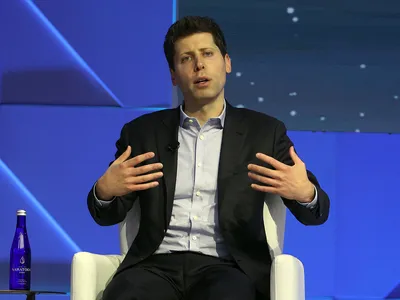
#> input picture 2nd Year/2nd Semester/AI/Lab1/images/Altman.webp, 400 x 300 px, found by its file name; its folder holds only this picture in this run
$ jupyter execute --allow-errors prob4.ipynb
#> lines starting #> are read from the running program, lines starting #| are printed output that depends on the picture
<h1>Problema 4</h1>
Sa se normalizeze informatiile de la problema 1 si 2 folosind diferite metode de normalizare astfel:

problema 1 - durata anilor de studii universitare, vechimea in programare <br>
problema 2 - valorile pixelilor din imagini <br>
problema 3 - numarul de aparitii a cuvintelor la nivelul unei propozitii. <br>

[cell 1]
import numpy as np
import matplotlib.pyplot as plt
import pandas as pd
import nltk as nltk
import PIL as pil


#> (the rest of this cell did not finish here and is left out)

[cell 2]
experienta_map = {
    '< 1 years': 0.5,
    '1-3 years': 2,
    '3-5 years': 4,
    '5-10 years': 7.5,
    '10-20 years': 15,
    '20+ years': 25
}

#> (the rest of this cell did not finish here and is left out)

[cell 3]
from PIL import Image
import numpy as np
import os
import matplotlib.pyplot as plt

def normalize_image(image_array):
    min_val = np.min(image_array)
    max_val = np.max(image_array)
    normalized_array = (image_array - min_val) / (max_val - min_val)
    return normalized_array

images_folder = 'C:/Users/munte/PycharmProjects/AI/images'

image_files = os.listdir(images_folder)

for image_file in image_files:
    image_path = os.path.join(images_folder, image_file)
    image = Image.open(image_path)
#> image is the input picture: PIL image 400x300 RGB; mean R, G, B 64.3, 74.7, 125.3

    image_array = np.array(image)

    normalized_image_array = normalize_image(image_array)
#> in normalize_image, `min_val = np.min(image_array)`: min_val = 0
#> in normalize_image, `max_val = np.max(image_array)`: max_val = 255

    fig, (ax1, ax2) = plt.subplots(1, 2, figsize=(15, 5))

    ax1.hist(image_array.flatten(), bins=20, edgecolor='black')
    ax1.set_title('Original Image Pixel Values')
    ax1.set_xlabel('Pixel Value')
    ax1.set_ylabel('Frequency')

    ax2.hist(normalized_image_array.flatten(), bins=20, edgecolor='black')
    ax2.set_title('Normalized Image Pixel Values')
    ax2.set_xlabel('Pixel Value')
    ax2.set_ylabel('Frequency')

    plt.show()
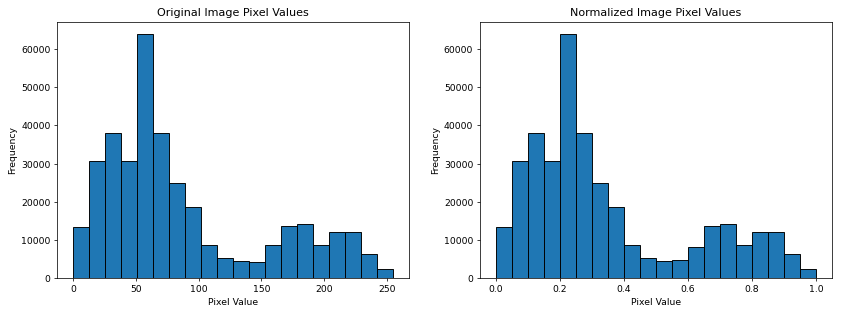
#> figure drawn by matplotlib, 2 panels; panel 1: tallest bar 63974 high, from x = 51 to 63.75; panel 2: tallest bar 63974 high, from x = 0.2 to 0.25


$ run again, on 2nd Year/2nd Semester/AI/Lab1/images/Leskovec.jpg
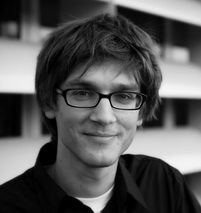
#> input picture 2nd Year/2nd Semester/AI/Lab1/images/Leskovec.jpg, 201 x 213 px, found by its file name
#> image is the input picture: PIL image 201x213 RGB; min 0, max 246, mean 87.2
#> min_val = 0
#> max_val = 246
#> `plt.show()`:
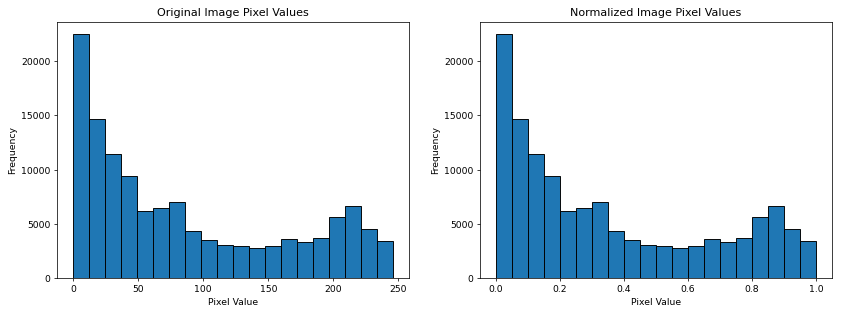
#> figure drawn by matplotlib, 2 panels; panel 1: tallest bar 22503 high, from x = -8.88e-16 to 12.3; panel 2: tallest bar 22503 high, from x = -3.47e-18 to 0.05

$ run again, on 2nd Year/2nd Semester/AI/Lab1/images/Norvig.jpg
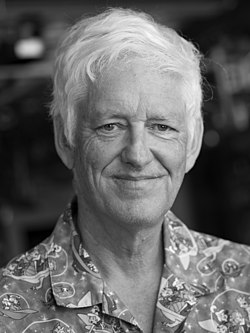
#> input picture 2nd Year/2nd Semester/AI/Lab1/images/Norvig.jpg, 250 x 333 px, found by its file name
#> image is the input picture: PIL image 250x333 L; min 0, max 255, mean 100.3
#> min_val = 0
#> max_val = 255
#> `plt.show()`:
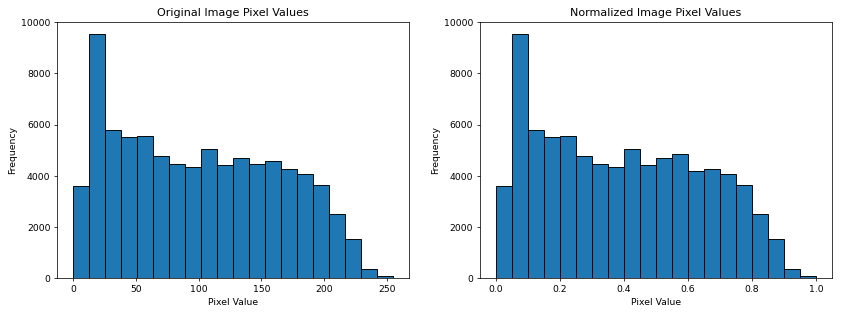
#> figure drawn by matplotlib, 2 panels; panel 1: tallest bar 9538 high, from x = 12.75 to 25.5; panel 2: tallest bar 9538 high, from x = 0.05 to 0.1
